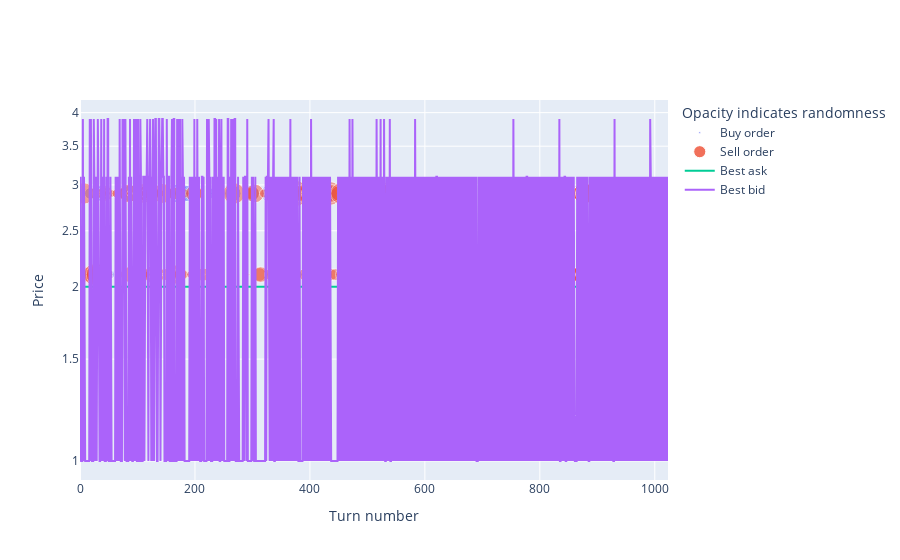

Source (notebook cell):
### Code cell
experiment.orders_plot(traders[0])

### Figure 1 — Plotly figure (JSON) as saved in the notebook; plotly's stock layout.template omitted (floating-point values rounded to 4 significant figures; data arrays with more than 128 entries replaced by an {"elided": "..."} marker saying what was removed)
{"data": [{"marker": {"opacity": {"elided": "471 float values"}, "size": {"elided": "471 float values"}}, "mode": "markers", "name": "Buy order", "type": "scatter", "x": {"elided": "471 int values"}, "y": {"elided": "471 float values"}}, {"marker": {"opacity": {"elided": "553 float values"}, "size": {"elided": "553 float values"}}, "mode": "markers", "name": "Sell order", "type": "scatter", "x": {"elided": "553 int values"}, "y": {"elided": "553 float values"}}, {"name": "Best ask", "type": "scatter", "y": {"elided": "1024 int values"}}, {"name": "Best bid", "type": "scatter", "y": {"elided": "1024 float values"}}], "layout": {"legend": {"title": {"text": "Opacity indicates randomness"}}, "xaxis": {"range": [0, 1023], "title": {"text": "Turn number"}}, "yaxis": {"title": {"text": "Price"}, "type": "log"}}}
